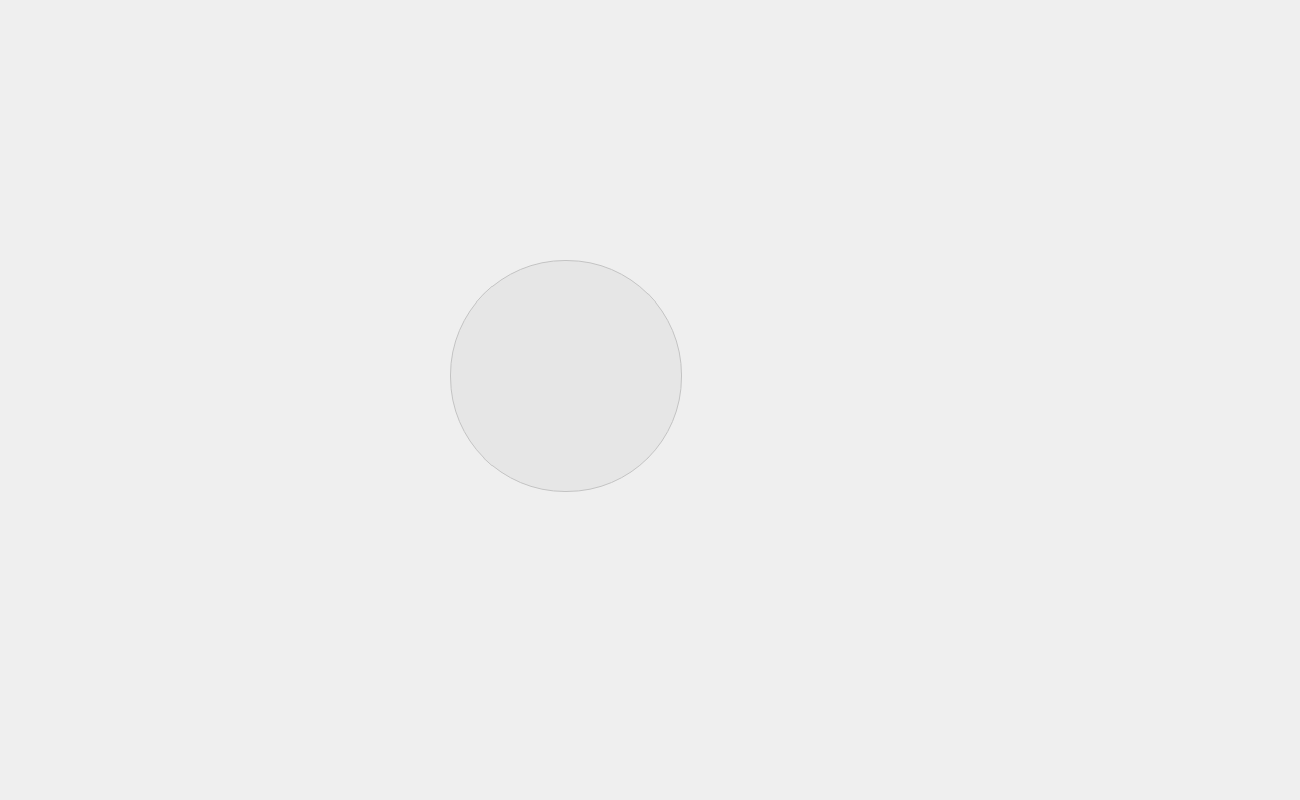
<?xml version="1.0" encoding="UTF-8"?>
<ui version="4.0">
 <class>Dialog</class>
 <widget class="QDialog" name="Dialog">
  <property name="geometry">
   <rect>
    <x>0</x>
    <y>0</y>
    <width>1300</width>
    <height>800</height>
   </rect>
  </property>
  <property name="minimumSize">
   <size>
    <width>1300</width>
    <height>800</height>
   </size>
  </property>
  <property name="maximumSize">
   <size>
    <width>1300</width>
    <height>800</height>
   </size>
  </property>
  <property name="windowTitle">
   <string>Dialog</string>
  </property>
  <widget class="QPushButton" name="pushButton">
   <property name="enabled">
    <bool>true</bool>
   </property>
   <property name="geometry">
    <rect>
     <x>450</x>
     <y>260</y>
     <width>232</width>
     <height>232</height>
    </rect>
   </property>
   <property name="styleSheet">
    <string notr="true">QPushButton{
 border-style: solid;
 border-width:1px;
 border-radius:115px;
 max-width:230px;
 max-height:230px;
 min-width:230px;
 min-height:230px;
 border-color: rgb(195, 195, 195);
 background-image:url(:/iconos/Guardar_pro.png);
background-position: center;
background-color: rgb(230, 230, 230);
}
QPushButton:hover { 
border-color:rgb(27, 134, 200);
border-width:1px;
background-color:rgb(229, 241, 251);
}
QPushButton:pressed{
border-color:rgb(27, 134, 200);
background-color: rgb(205, 228, 247);
}

</string>
   </property>
   <property name="text">
    <string/>
   </property>
  </widget>
 </widget>
 <resources>
  <include location="recursos.qrc"/>
 </resources>
 <connections/>
</ui>
